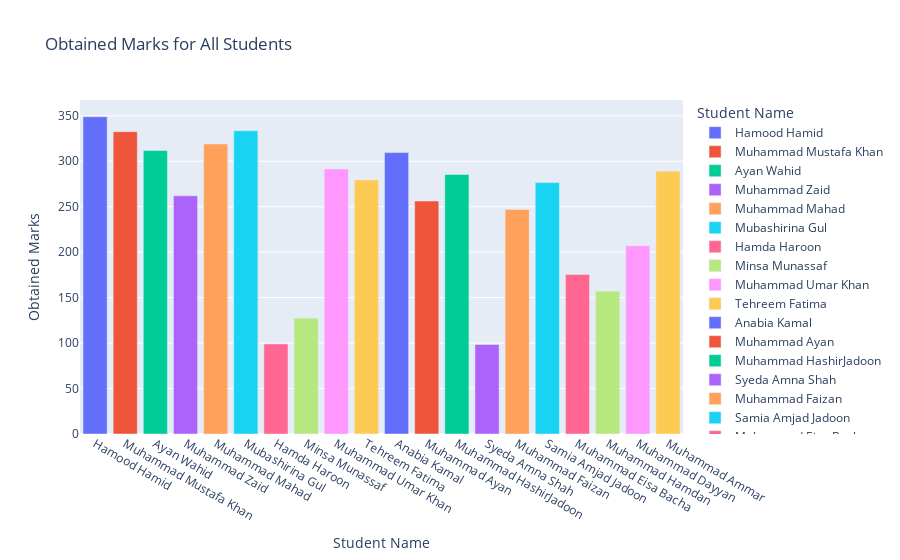

Source (notebook cell):
### Code cell
# Create a DataFrame containing only the 'Student Name' and 'Obtained Marks' columns
obtained_marks_data = df[['Student Name', 'Obtained Marks']]
# Create a bar plot using Plotly Express
fig = px.bar(obtained_marks_data, x='Student Name', y='Obtained Marks', color='Student Name', title='Obtained Marks for All Students')

# Customize the plot appearance (optional)
fig.update_layout(xaxis_title='Student Name', yaxis_title='Obtained Marks')

### Figure 1 — Plotly figure (JSON) as saved in the notebook; plotly's stock layout.template omitted (floating-point values rounded to 4 significant figures)
{"data": [{"alignmentgroup": "True", "hovertemplate": "Student Name=%{x}<br>Obtained Marks=%{y}<extra></extra>", "legendgroup": "Hamood Hamid", "marker": {"color": "#636efa", "pattern": {"shape": ""}}, "name": "Hamood Hamid", "offsetgroup": "Hamood Hamid", "orientation": "v", "showlegend": true, "textposition": "auto", "type": "bar", "x": ["Hamood Hamid"], "xaxis": "x", "y": [349], "yaxis": "y"}, {"alignmentgroup": "True", "hovertemplate": "Student Name=%{x}<br>Obtained Marks=%{y}<extra></extra>", "legendgroup": "Muhammad Mustafa Khan", "marker": {"color": "#EF553B", "pattern": {"shape": ""}}, "name": "Muhammad Mustafa Khan", "offsetgroup": "Muhammad Mustafa Khan", "orientation": "v", "showlegend": true, "textposition": "auto", "type": "bar", "x": ["Muhammad Mustafa Khan"], "xaxis": "x", "y": [332.5], "yaxis": "y"}, {"alignmentgroup": "True", "hovertemplate": "Student Name=%{x}<br>Obtained Marks=%{y}<extra></extra>", "legendgroup": "Ayan Wahid", "marker": {"color": "#00cc96", "pattern": {"shape": ""}}, "name": "Ayan Wahid", "offsetgroup": "Ayan Wahid", "orientation": "v", "showlegend": true, "textposition": "auto", "type": "bar", "x": ["Ayan Wahid"], "xaxis": "x", "y": [311.8], "yaxis": "y"}, {"alignmentgroup": "True", "hovertemplate": "Student Name=%{x}<br>Obtained Marks=%{y}<extra></extra>", "legendgroup": "Muhammad Zaid", "marker": {"color": "#ab63fa", "pattern": {"shape": ""}}, "name": "Muhammad Zaid", "offsetgroup": "Muhammad Zaid", "orientation": "v", "showlegend": true, "textposition": "auto", "type": "bar", "x": ["Muhammad Zaid"], "xaxis": "x", "y": [262], "yaxis": "y"}, {"alignmentgroup": "True", "hovertemplate": "Student Name=%{x}<br>Obtained Marks=%{y}<extra></extra>", "legendgroup": "Muhammad Mahad", "marker": {"color": "#FFA15A", "pattern": {"shape": ""}}, "name": "Muhammad Mahad", "offsetgroup": "Muhammad Mahad", "orientation": "v", "showlegend": true, "textposition": "auto", "type": "bar", "x": ["Muhammad Mahad"], "xaxis": "x", "y": [319], "yaxis": "y"}, {"alignmentgroup": "True", "hovertemplate": "Student Name=%{x}<br>Obtained Marks=%{y}<extra></extra>", "legendgroup": "Mubashirina Gul", "marker": {"color": "#19d3f3", "pattern": {"shape": ""}}, "name": "Mubashirina Gul", "offsetgroup": "Mubashirina Gul", "orientation": "v", "showlegend": true, "textposition": "auto", "type": "bar", "x": ["Mubashirina Gul"], "xaxis": "x", "y": [333.5], "yaxis": "y"}, {"alignmentgroup": "True", "hovertemplate": "Student Name=%{x}<br>Obtained Marks=%{y}<extra></extra>", "legendgroup": "Hamda Haroon", "marker": {"color": "#FF6692", "pattern": {"shape": ""}}, "name": "Hamda Haroon", "offsetgroup": "Hamda Haroon", "orientation": "v", "showlegend": true, "textposition": "auto", "type": "bar", "x": ["Hamda Haroon"], "xaxis": "x", "y": [99], "yaxis": "y"}, {"alignmentgroup": "True", "hovertemplate": "Student Name=%{x}<br>Obtained Marks=%{y}<extra></extra>", "legendgroup": "Minsa Munassaf", "marker": {"color": "#B6E880", "pattern": {"shape": ""}}, "name": "Minsa Munassaf", "offsetgroup": "Minsa Munassaf", "orientation": "v", "showlegend": true, "textposition": "auto", "type": "bar", "x": ["Minsa Munassaf"], "xaxis": "x", "y": [127.5], "yaxis": "y"}, {"alignmentgroup": "True", "hovertemplate": "Student Name=%{x}<br>Obtained Marks=%{y}<extra></extra>", "legendgroup": "Muhammad Umar Khan", "marker": {"color": "#FF97FF", "pattern": {"shape": ""}}, "name": "Muhammad Umar Khan", "offsetgroup": "Muhammad Umar Khan", "orientation": "v", "showlegend": true, "textposition": "auto", "type": "bar", "x": ["Muhammad Umar Khan"], "xaxis": "x", "y": [291.5], "yaxis": "y"}, {"alignmentgroup": "True", "hovertemplate": "Student Name=%{x}<br>Obtained Marks=%{y}<extra></extra>", "legendgroup": "Tehreem Fatima", "marker": {"color": "#FECB52", "pattern": {"shape": ""}}, "name": "Tehreem Fatima", "offsetgroup": "Tehreem Fatima", "orientation": "v", "showlegend": true, "textposition": "auto", "type": "bar", "x": ["Tehreem Fatima"], "xaxis": "x", "y": [279.5], "yaxis": "y"}, {"alignmentgroup": "True", "hovertemplate": "Student Name=%{x}<br>Obtained Marks=%{y}<extra></extra>", "legendgroup": "Anabia Kamal", "marker": {"color": "#636efa", "pattern": {"shape": ""}}, "name": "Anabia Kamal", "offsetgroup": "Anabia Kamal", "orientation": "v", "showlegend": true, "textposition": "auto", "type": "bar", "x": ["Anabia Kamal"], "xaxis": "x", "y": [309.5], "yaxis": "y"}, {"alignmentgroup": "True", "hovertemplate": "Student Name=%{x}<br>Obtained Marks=%{y}<extra></extra>", "legendgroup": "Muhammad Ayan", "marker": {"color": "#EF553B", "pattern": {"shape": ""}}, "name": "Muhammad Ayan", "offsetgroup": "Muhammad Ayan", "orientation": "v", "showlegend": true, "textposition": "auto", "type": "bar", "x": ["Muhammad Ayan"], "xaxis": "x", "y": [256.2], "yaxis": "y"}, {"alignmentgroup": "True", "hovertemplate": "Student Name=%{x}<br>Obtained Marks=%{y}<extra></extra>", "legendgroup": "Muhammad HashirJadoon", "marker": {"color": "#00cc96", "pattern": {"shape": ""}}, "name": "Muhammad HashirJadoon", "offsetgroup": "Muhammad HashirJadoon", "orientation": "v", "showlegend": true, "textposition": "auto", "type": "bar", "x": ["Muhammad HashirJadoon"], "xaxis": "x", "y": [285.5], "yaxis": "y"}, {"alignmentgroup": "True", "hovertemplate": "Student Name=%{x}<br>Obtained Marks=%{y}<extra></extra>", "legendgroup": "Syeda Amna Shah", "marker": {"color": "#ab63fa", "pattern": {"shape": ""}}, "name": "Syeda Amna Shah", "offsetgroup": "Syeda Amna Shah", "orientation": "v", "showlegend": true, "textposition": "auto", "type": "bar", "x": ["Syeda Amna Shah"], "xaxis": "x", "y": [98.5], "yaxis": "y"}, {"alignmentgroup": "True", "hovertemplate": "Student Name=%{x}<br>Obtained Marks=%{y}<extra></extra>", "legendgroup": "Muhammad Faizan", "marker": {"color": "#FFA15A", "pattern": {"shape": ""}}, "name": "Muhammad Faizan", "offsetgroup": "Muhammad Faizan", "orientation": "v", "showlegend": true, "textposition": "auto", "type": "bar", "x": ["Muhammad Faizan"], "xaxis": "x", "y": [247], "yaxis": "y"}, {"alignmentgroup": "True", "hovertemplate": "Student Name=%{x}<br>Obtained Marks=%{y}<extra></extra>", "legendgroup": "Samia Amjad Jadoon", "marker": {"color": "#19d3f3", "pattern": {"shape": ""}}, "name": "Samia Amjad Jadoon", "offsetgroup": "Samia Amjad Jadoon", "orientation": "v", "showlegend": true, "textposition": "auto", "type": "bar", "x": ["Samia Amjad Jadoon"], "xaxis": "x", "y": [276.5], "yaxis": "y"}, {"alignmentgroup": "True", "hovertemplate": "Student Name=%{x}<br>Obtained Marks=%{y}<extra></extra>", "legendgroup": "Muhammad Eisa Bacha", "marker": {"color": "#FF6692", "pattern": {"shape": ""}}, "name": "Muhammad Eisa Bacha", "offsetgroup": "Muhammad Eisa Bacha", "orientation": "v", "showlegend": true, "textposition": "auto", "type": "bar", "x": ["Muhammad Eisa Bacha"], "xaxis": "x", "y": [175.5], "yaxis": "y"}, {"alignmentgroup": "True", "hovertemplate": "Student Name=%{x}<br>Obtained Marks=%{y}<extra></extra>", "legendgroup": "Muhammad Hamdan", "marker": {"color": "#B6E880", "pattern": {"shape": ""}}, "name": "Muhammad Hamdan", "offsetgroup": "Muhammad Hamdan", "orientation": "v", "showlegend": true, "textposition": "auto", "type": "bar", "x": ["Muhammad Hamdan"], "xaxis": "x", "y": [157], "yaxis": "y"}, {"alignmentgroup": "True", "hovertemplate": "Student Name=%{x}<br>Obtained Marks=%{y}<extra></extra>", "legendgroup": "Muhammad Dayyan", "marker": {"color": "#FF97FF", "pattern": {"shape": ""}}, "name": "Muhammad Dayyan", "offsetgroup": "Muhammad Dayyan", "orientation": "v", "showlegend": true, "textposition": "auto", "type": "bar", "x": ["Muhammad Dayyan"], "xaxis": "x", "y": [207], "yaxis": "y"}, {"alignmentgroup": "True", "hovertemplate": "Student Name=%{x}<br>Obtained Marks=%{y}<extra></extra>", "legendgroup": "Muhammad Ammar", "marker": {"color": "#FECB52", "pattern": {"shape": ""}}, "name": "Muhammad Ammar", "offsetgroup": "Muhammad Ammar", "orientation": "v", "showlegend": true, "textposition": "auto", "type": "bar", "x": ["Muhammad Ammar"], "xaxis": "x", "y": [289], "yaxis": "y"}], "layout": {"barmode": "relative", "legend": {"title": {"text": "Student Name"}, "tracegroupgap": 0}, "title": {"text": "Obtained Marks for All Students"}, "xaxis": {"anchor": "y", "categoryarray": ["Hamood Hamid", "Muhammad Mustafa Khan", "Ayan Wahid", "Muhammad Zaid", "Muhammad Mahad", "Mubashirina Gul", "Hamda Haroon", "Minsa Munassaf", "Muhammad Umar Khan", "Tehreem Fatima", "Anabia Kamal", "Muhammad Ayan", "Muhammad HashirJadoon", "Syeda Amna Shah", "Muhammad Faizan", "Samia Amjad Jadoon", "Muhammad Eisa Bacha", "Muhammad Hamdan", "Muhammad Dayyan", "Muhammad Ammar"], "categoryorder": "array", "domain": [0, 1], "title": {"text": "Student Name"}}, "yaxis": {"anchor": "x", "domain": [0, 1], "title": {"text": "Obtained Marks"}}}}
